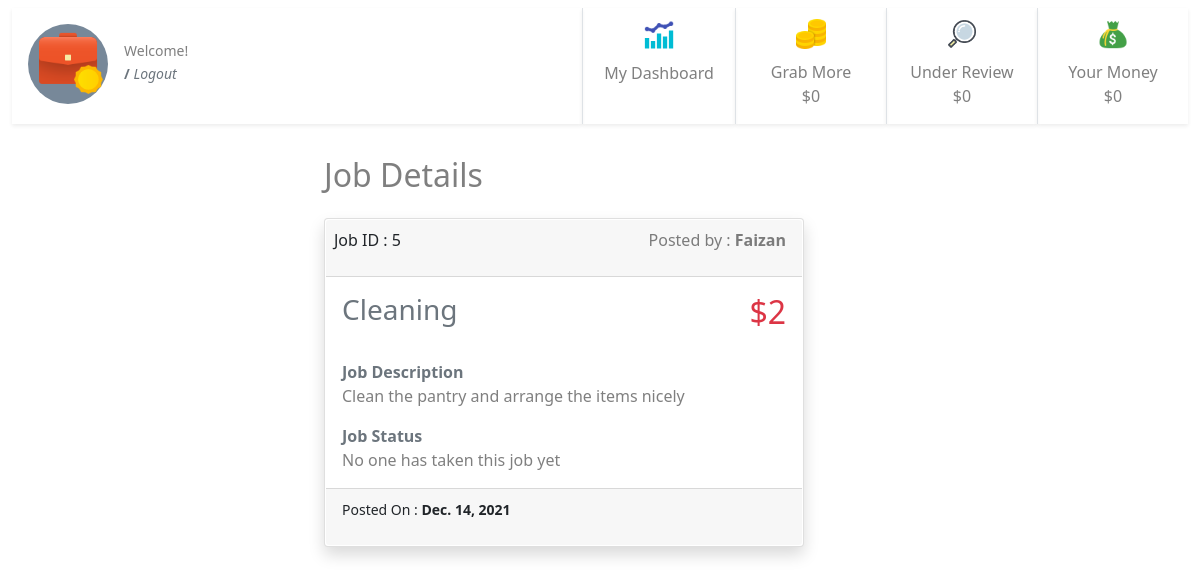
The page /5/ (signed in) on the database as committed earlier.
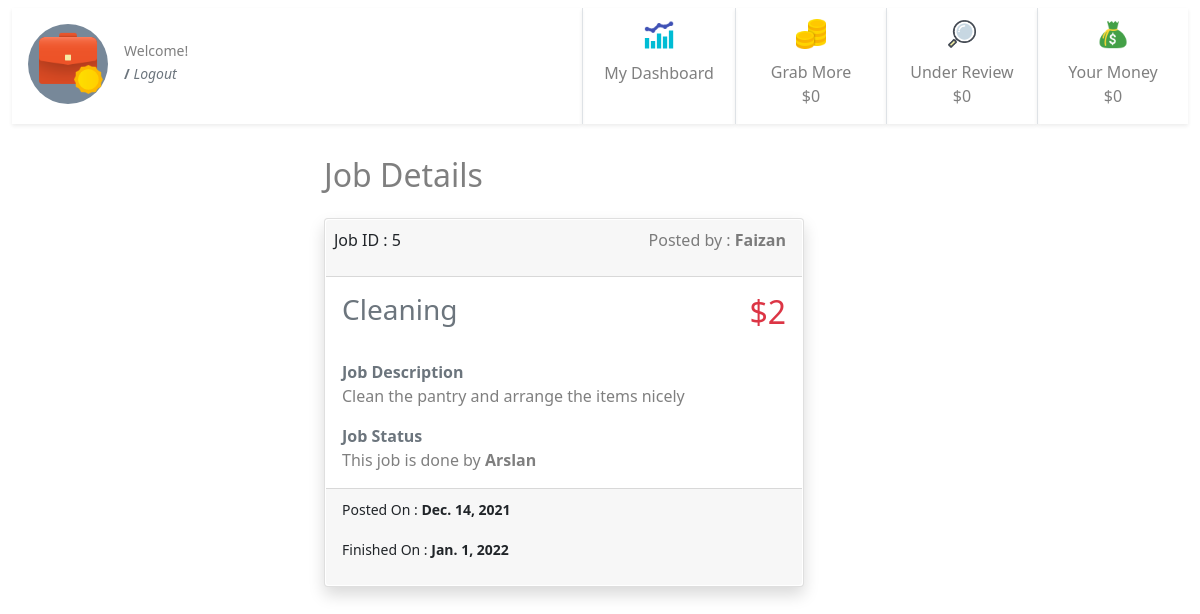
The same page on the database as committed later.
### jobs/models.py (models this page shows, shortened)
class JobPost(models.Model):
    job_title = models.CharField(max_length=200)
    publish_date = models.DateTimeField('date published', auto_now_add=True)
    job_detail = models.CharField(max_length=200)
    job_price = models.IntegerField(default=0)
    job_taken = models.BooleanField(default=False)
    job_under_review = models.BooleanField(default=False)
    job_passed_review = models.BooleanField(default=False)
    job_taken_date = models.DateTimeField('date job taken', null=True, blank=True)
    job_done = models.BooleanField(default=False)
    job_done_date = models.DateTimeField('date job completed', null=True, blank=True)
    job_taker = models.ForeignKey(User, on_delete=models.CASCADE, null=True, blank=True, related_name='job_user')
    job_creator = models.ForeignKey(User, on_delete=models.CASCADE, null=True, blank=True, related_name='job_author')
    job_rejected_by_admin = models.BooleanField(default=False)
    job_expired = models.BooleanField(default=False)

### jobs/views.py (the view)
# urls.py: path('<int:pk>/', views.detail, name='detail'),
@login_required
def detail(request, pk):
    print(pk)
    detail = get_object_or_404(JobPost, pk=pk)
    template = loader.get_template('jobs/detail.html')
    if request.user == 'AnonymousUser':
        usr = "None"
    else:
        usr = request.user
    context = {
    'detail': detail,
    'user': usr,
     }
    return HttpResponse(template.render(context, request))

### jobs/templates/jobs/detail.html (shortened to what the changed rows need)
{% extends "jobs/base.html" %} {% block user %} {{user.first_name}} {{user.last_name}} {% endblock user %} {% block detail %} {% load static %}
<div class="container-fluid">
    {% if detail %}
    <div class="row justify-content-center">
        <div class="col-6 ">
            <h2 class="py-3 text-start text-black-50">Job Details</h2>
            <div class="card mb-4 shadow " style="width: 30rem;">
                <a class="btn p-0" href="../" style="width: 100%;">
                    <div class="card-body p-0">
                        <div class="card-header d-flex ps-2 m-0 bg-gray  justify-content-between">
                            Job ID : {{detail.id}}
                            <p class="text-black-50 ">Posted by : <strong>{{detail.job_creator.first_name}}</strong> </p>
                        </div>
                        <div class="d-flex justify-content-between">
                            <h3 class="card-title pb-1 p-3 text-secondary">{{ detail.job_title }}</h3>
                            <h2 class="text-danger pb-1 p-3">${{detail.job_price}}</h2>
                        </div>
                        <div class="py-0 p-3 text-start">
                            <strong class="text-secondary">Job Description</strong>
                            <p class="text-black-50">{{detail.job_detail}}</p>
                            <strong class="text-secondary">Job Status</strong> {% if detail.job_done %}
                            <p class="text-black-50">This job is done by <strong>{{detail.job_taker.first_name}}</strong> </p>
                            {% elif detail.job_taken %}
                            <p class="text-black-50">This job is taken by <strong>{{detail.job_taker.first_name}}</strong> </p>
                            {% else %}
                            <p class="text-black-50">No one has taken this job yet</p>
                            {% endif %}
                        </div>
                    </div>
                    <div class="card-footer bg-gray mt-0 text-dark-50 text-start">
                        <p><small class="card-text ">Posted On : <strong> {{detail.publish_date.date}}</strong></small></p>
                        {% if detail.job_done %}
                        <p><small class="card-text">Finished On : <strong>{{detail.job_done_date.date}}</strong></small></p>
                        {% else %}
                        <p></p>
                        {% endif %}
                    </div>
                </a>
            </div>
        </div>
    </div>
    {% else %}
    <div class="card-body">
        <h2 class="card-title">No data available.</h2>
    </div>
    {% endif %}
</div>
{% endblock detail %}

Rows that differ between the two databases and show on the page:
changed JobPost "Cleaning": job_done False → True (drawn); job_taker.first_name (not shown) → "Arslan"; job_done_date (not shown) → "Jan. 1, 2022"
Other text that changed with them:
text no longer shown: "No one has taken this job yet"
text now shown: "This job is done by Finished On :"
